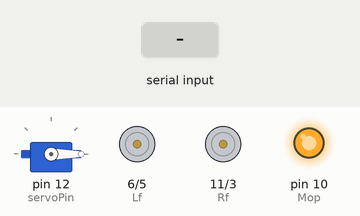
This sketch was run on a simulated Arduino Uno, built with avr-gcc and run on an emulated ATmega328P. Parts: servo, motor-driver pin pairs drawn as motors (green arrow = first pin HIGH = forward, orange = second pin HIGH = backward, longer = more drive), output pins drawn as LEDs (lit = HIGH). Inputs (shaded band) come from the test bench.

Above: at 1.2 s.
1.3 s: "F" received over Serial
At 2.5 s:
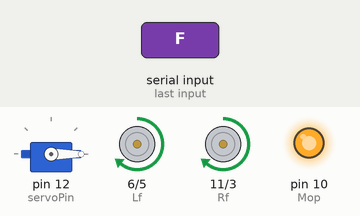
2.8 s: "B" received over Serial
At 3.6 s:
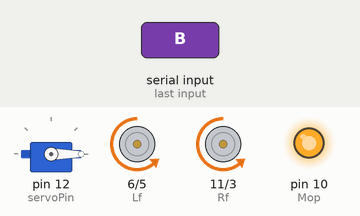
4.3 s: "R" received over Serial
At 4.8 s:
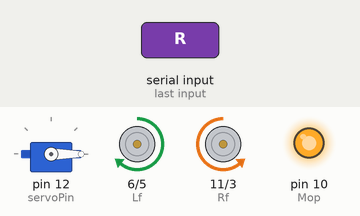
5.8 s: "L" received over Serial
At 7.0 s:
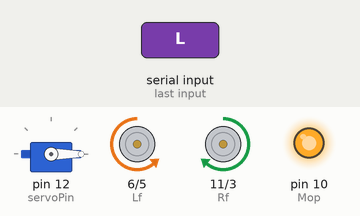
7.3 s: "W" received over Serial
At 8.2 s:
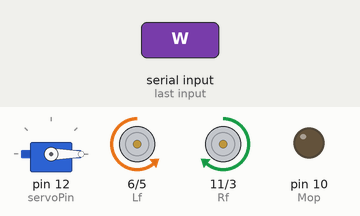
8.8 s: "U" received over Serial
At 9.4 s:
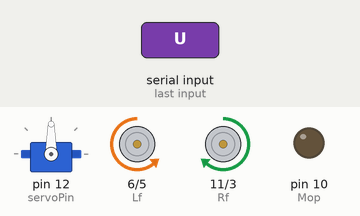
Timing chart, 0 to 11.3 s (numbered marks = the images above; inputs shaded):
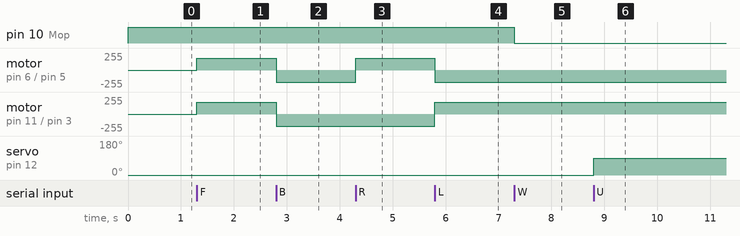

The sketch:

Bluetooth_Car.ino
```cpp
#include <Servo.h>
int Rf =11;
int Rb =3;
int Lf =6;
int Lb =5;
int Mop =10;
int servoPin =12;
volatile int val;

int Speed = 180;
char command;

Servo Servo1;
void setup() {
   Servo1.attach(servoPin);
   Servo1.write(0);
  pinMode(Rf, OUTPUT);
  pinMode(Rb, OUTPUT);
  pinMode(Lf, OUTPUT);
  pinMode(Lb, OUTPUT);
  pinMode(Mop, OUTPUT);
  digitalWrite(Mop, HIGH);

  Serial.begin(9600);
}

void forward(){
  analogWrite(Rf, Speed);
  analogWrite(Lf, Speed);
}
void back(){
  analogWrite(Rb, Speed);
  analogWrite(Lb, Speed);
}
void left(){
  analogWrite(Rf, Speed);
  analogWrite(Lb, Speed);
}
void right(){
  analogWrite(Rb, Speed);
  analogWrite(Lf, Speed);
}

void Stop(){
  analogWrite(Rf, 0);
  analogWrite(Rb, 0);
  analogWrite(Lf, 0);
  analogWrite(Lb, 0);
}
void Clean(){
  digitalWrite(Mop, LOW);
}
void CleanStop(){
  digitalWrite(Mop, HIGH);
}
void ServoUp(){
  Servo1.write(0);
}
void ServoDown(){
  Servo1.write(90);
}

void loop() {
  if(Serial.available()){
    command = Serial.read();

    switch (command)
    {
      case 'F':
      Stop();  forward();
        break;
      case 'B':
      Stop();  back();
        break;
      case'R':
      Stop();  right();
        break;
      case'L':
      Stop();  left();
        break;
      case'W':
       Clean();
        break;
      case'w':
        CleanStop();
        break;
      case'U':
        ServoDown();
        break;
      case'u':
        ServoUp();
        break;
      case'S':
        Stop();
        break;


    }
  }


}
```

Measured:
- after the input at 1.3 s, motor on pin 6 (Lf) / pin 5 (Lb), motor on pin 11 (Rf) / pin 3 (Rb): stopped → forward 180/255 at once
- after the input at 2.8 s, motor on pin 6 (Lf) / pin 5 (Lb), motor on pin 11 (Rf) / pin 3 (Rb): forward 180/255 → backward 180/255 at once
- after the input at 4.3 s, motor on pin 6 (Lf) / pin 5 (Lb): backward 180/255 → forward 180/255 at once
- after the input at 5.8 s, motor on pin 6 (Lf) / pin 5 (Lb): forward 180/255 → backward 180/255 at once; motor on pin 11 (Rf) / pin 3 (Rb): backward 180/255 → forward 180/255 at once
- after the input at 7.3 s, pin 10 (Mop): HIGH → LOW at once
- after the input at 8.8 s, servo on pin 12 (servoPin): 0° → 90° at once
